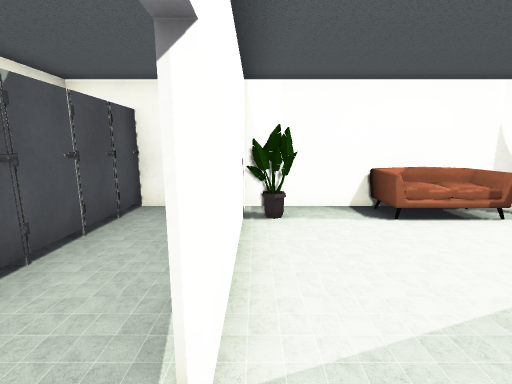
view 1 (above)

24 first-person views from a walk through a scene from a Unity 3-D project. The camera is 1.4 m above the floor, tilts 10° down and sees 90° across. The floor is counted in squares, 1 m on a side. Each view is taken from the middle of a square. On the plan, view 1 faces up. The plan holds only what a view shows up to about 13 squares ahead; the rest is blank. The player is left out. Some surface patterns are stand-ins.

view 2
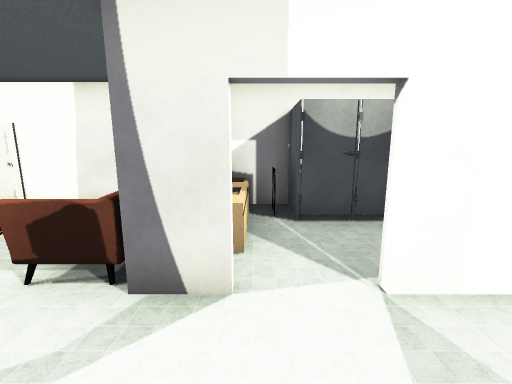

view 3
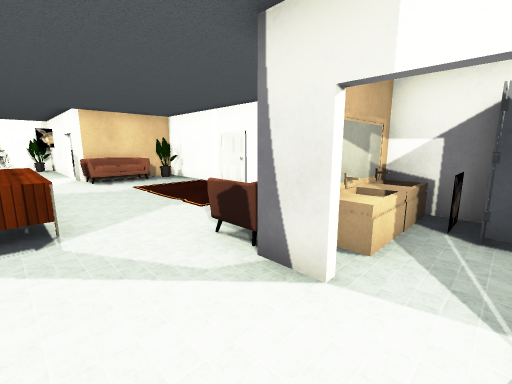

view 4
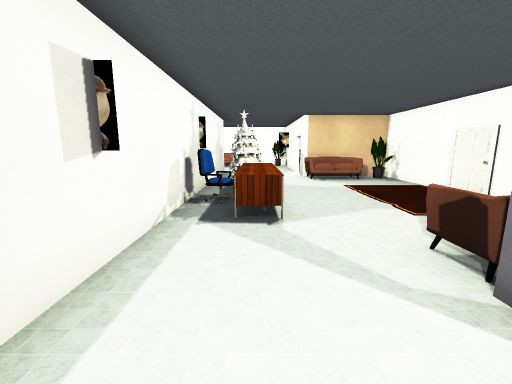

view 5
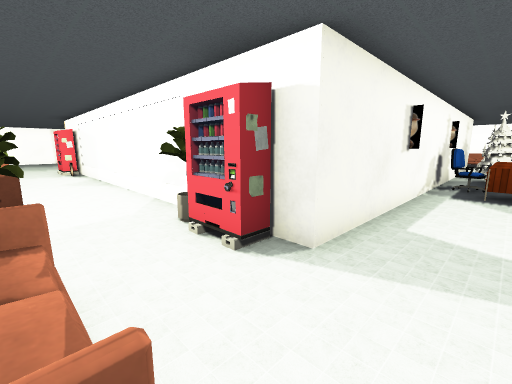

view 6
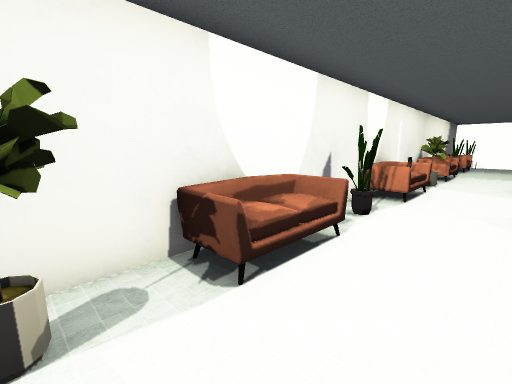

view 7
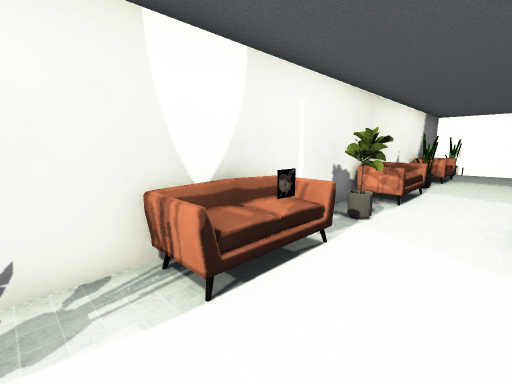

view 8
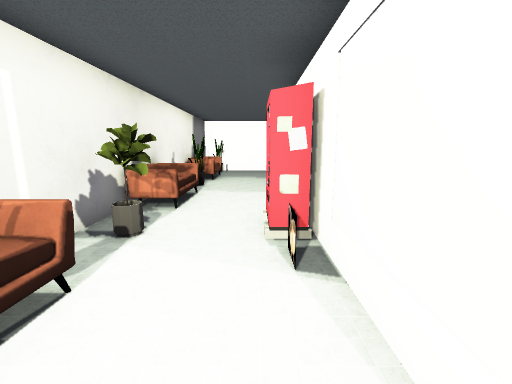

view 9
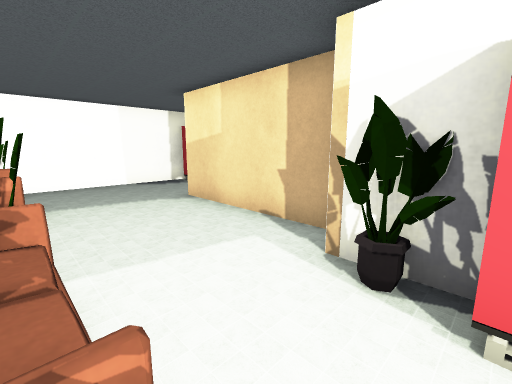

view 10
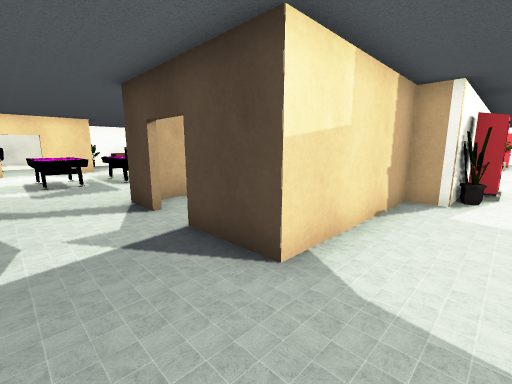

view 11
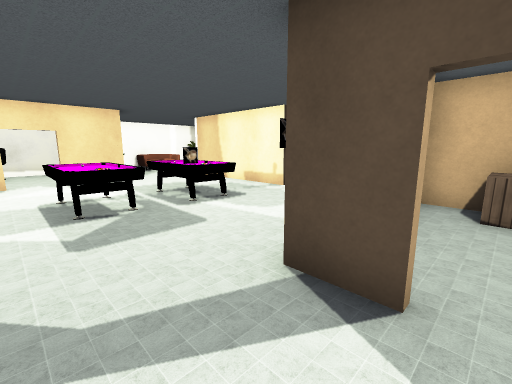

view 12
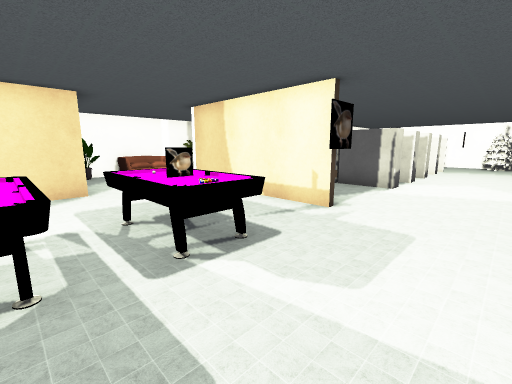

view 13
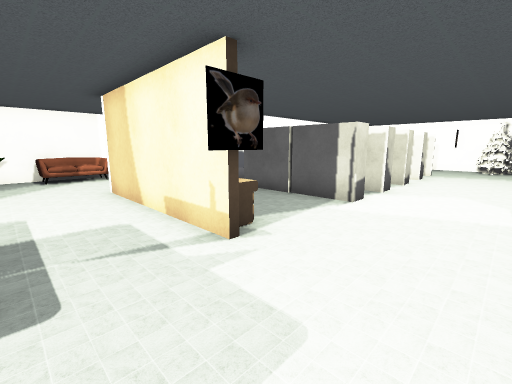

view 14
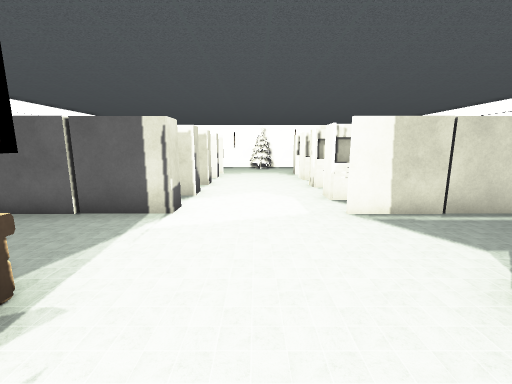

view 15
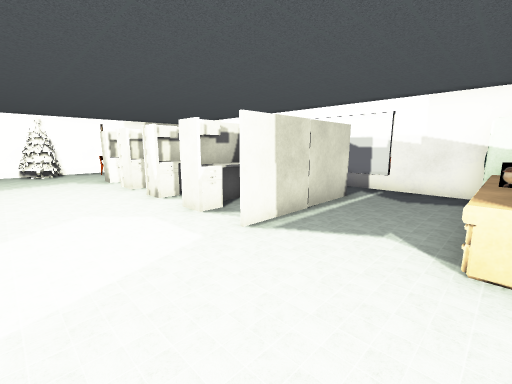

view 16
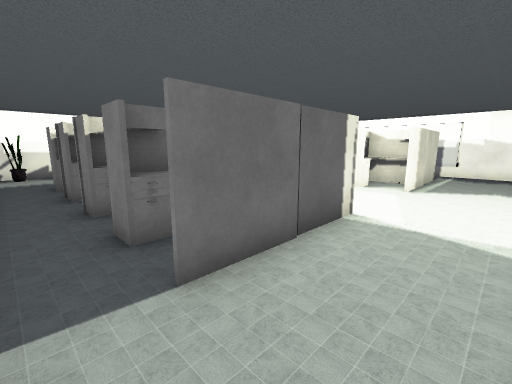

view 17
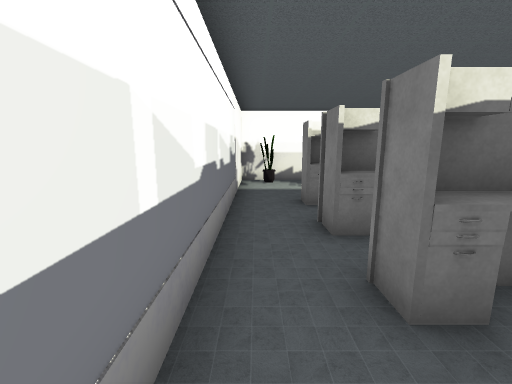

view 18
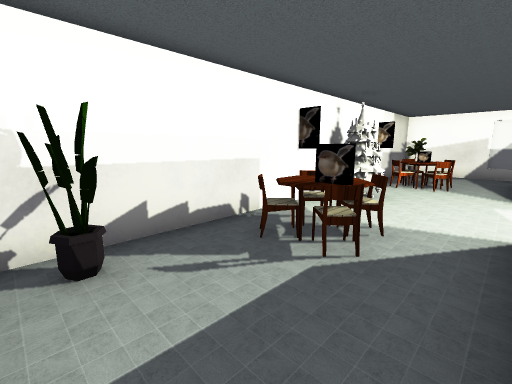

view 19
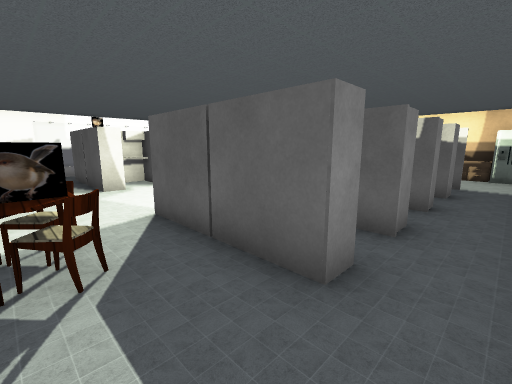

view 20
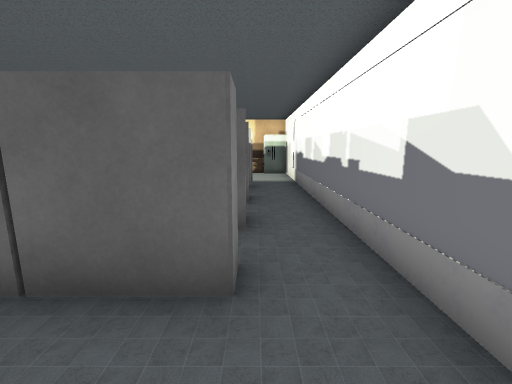

view 21
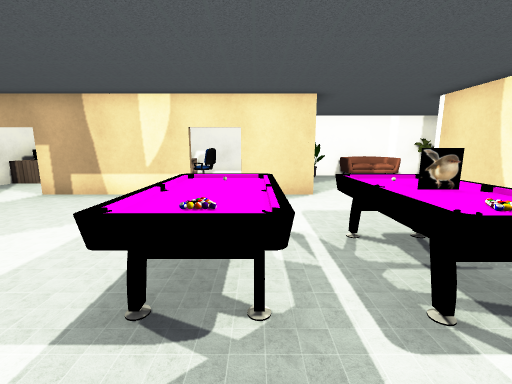

view 22
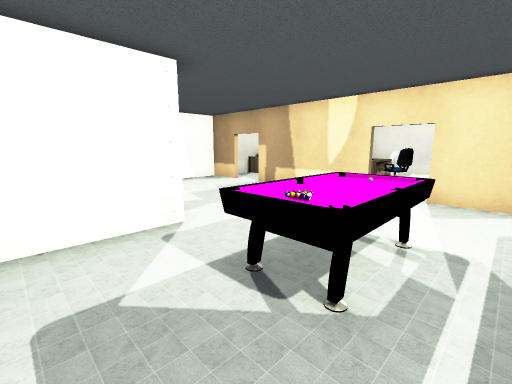

view 23
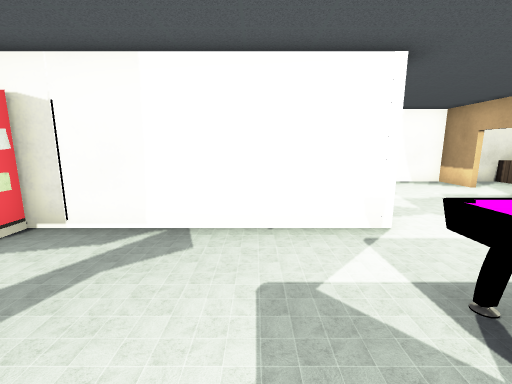

view 24
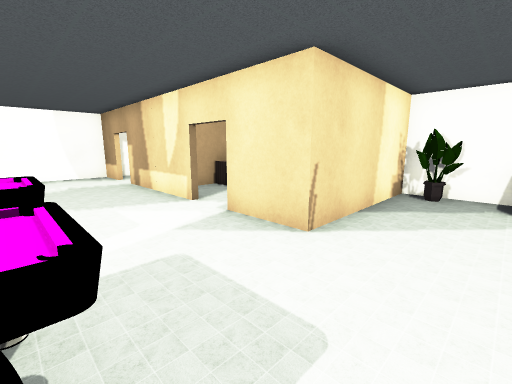

### Floor plan
Points are (right, up) in squares from view 1. A wall is a line through its corners. A room is listed if a view was taken in it or the views show most of it. See-through windows are left out.
Room 1 (view 1)
walls: (-4.2, 0.4) (-4.2, -1.1); (-2.1, 6) (-2.8, 6)
low walls: (-4.1, 0.4) (-3.4, 0.4) (-4.2, 0.4)
ways out: opening at (-0.5, 0) to room 2
objects: other object (-4, 1); other object (-4, 2); sink (-3, 0); stall (-3, 1) to (-3, 2); stall (-3, 3); stall (-3, 4); stall (-3, 5); sink (-2, 0) to (-1, 0)
Room 2 (views 2, 3, 4, 5, 6, 7, 8, 9, 10, 11, 12, 13, 14, 15, 16, 17, 18, 19, 20, 21, 22, 23, 24)
walls: (20.5, -7.7) (21.1, -7.7); (20.6, -7.9) (20.6, -13.5); (20.6, -2.4) (20.6, -3.6); (20.4, -12.5) (20.4, -11.4); (4.6, -7.4) (4, -7.4); (6.6, -13.6) (19.1, -13.6); (4, -4.2) (4, -13.6); (8.6, 1.9) (4, 1.9) (4, -2.6); (19.6, 1.9) (15.8, 1.9); (24.1, -3.6) (25.1, -3.6); (7.1, 2) (20.6, 2) (20.6, 1.1) (25.7, 1.1) (25.7, -1.1); (3.8, -12) (3.8, 2) (4.7, 2); (17.4, -18.6) (24.3, -18.6) (24.3, -13.6) (26.5, -13.6); (25.7, -2.5) (25.7, -3.9); (-0.3, -11.4) (-0.3, -12.2); (29.3, -8.5) (29.3, -2.5); (27.9, -13.6) (32.4, -13.6); (-0.3, -13.6) (-0.3, -15.4); (-0.3, -0.4) (-0.3, -1.2); (29.3, -0.5) (29.3, 5.4); (-4.1, -6) (-4.3, -7.1); (-4.2, -5.8) (-4.1, -6.7); (-4.2, -3.4) (-4.2, -11.4) (-2.4, -11.4); (28.8, 6) (-0.3, 6) (-0.3, 1.3); (33.9, -13.6) (35.4, -13.6) (35.4, -10)
ways out: opening at (-0.5, 0) to room 1; opening at (27, -14); opening at (33, -14)
objects: sofa (-2, -11) to (0, -10); sofa (-2, -2) to (0, -2); tree (2, -9) to (3, -8); desk (2, -7) to (2, -4); chair (3, -6) to (3, -5); sofa (3, 5) to (5, 5); flowerpot (5, -12); table (5, -10) to (7, -9); tree (5, -6) to (5, -5); table (5, -3) to (7, -2); plant (5, 1); other object (5, 3); plant (6, 2); plant (7, 5); other object (8, -12) to (9, -10); other object (8, -9) to (9, -8); other object (8, -4) to (9, -3); other object (8, -2) to (8, 0); sofa (9, 5) to (11, 5); other object (10, -12) to (11, -11); other object (10, -9) to (12, -8); other object (10, -4) to (11, -3); other object (12, -8); flowerpot (12, 5); other object (13, -12) to (14, -10); other object (13, -4) to (13, -3); other object (14, -8); sofa (14, 5) to (16, 5); other object (15, -12) to (15, -11); other object (15, -4); other object (16, -9) to (17, -8); other object (16, -4) to (17, -2); other object (16, -1) to (17, 0); other object (17, -12) to (17, -10); other object (18, -18); other object (18, 3) to (19, 3); plant (18, 5); sofa (20, -18) to (22, -17); fridge (20, -13) to (20, -12); other object (20, -11); other object (20, -9) to (20, -8); other object (20, -3) to (20, -2); other object (20, -1); other object (20, 0); fridge (20, 1); flowerpot (20, 2); sofa (20, 5) to (22, 5); desk (21, -2) to (22, -2); flowerpot (23, -18); table (23, -10) to (25, -8); flowerpot (23, 5); sofa (25, 5) to (27, 5); table (26, -10) to (27, -8); other object (28, 5); other object (29, -2) to (29, -1)

Positions as (right, up) in squares from view 1, and headings:
1: (0, 0), facing up
2: (2, 0), facing left
3: (2, 1), facing down-left
4: (2, 1), facing down
5: (2, 5), facing down-right
6: (7, 3), facing up-right
7: (13, 3), facing up-right
8: (14, 3), facing right
9: (19, 5), facing down-right
10: (28, 3), facing down-left
11: (28, -2), facing down-left
12: (26, -5), facing down-left
13: (23, -5), facing down-left
14: (22, -6), facing left
15: (20, -7), facing up-left
16: (19, -13), facing up-left
17: (15, -13), facing left
18: (8, -13), facing up-left
19: (6, -13), facing up-right
20: (6, -12), facing right
21: (26, -6), facing down
22: (25, -6), facing down-right
23: (25, -6), facing right
24: (22, -10), facing down-right
